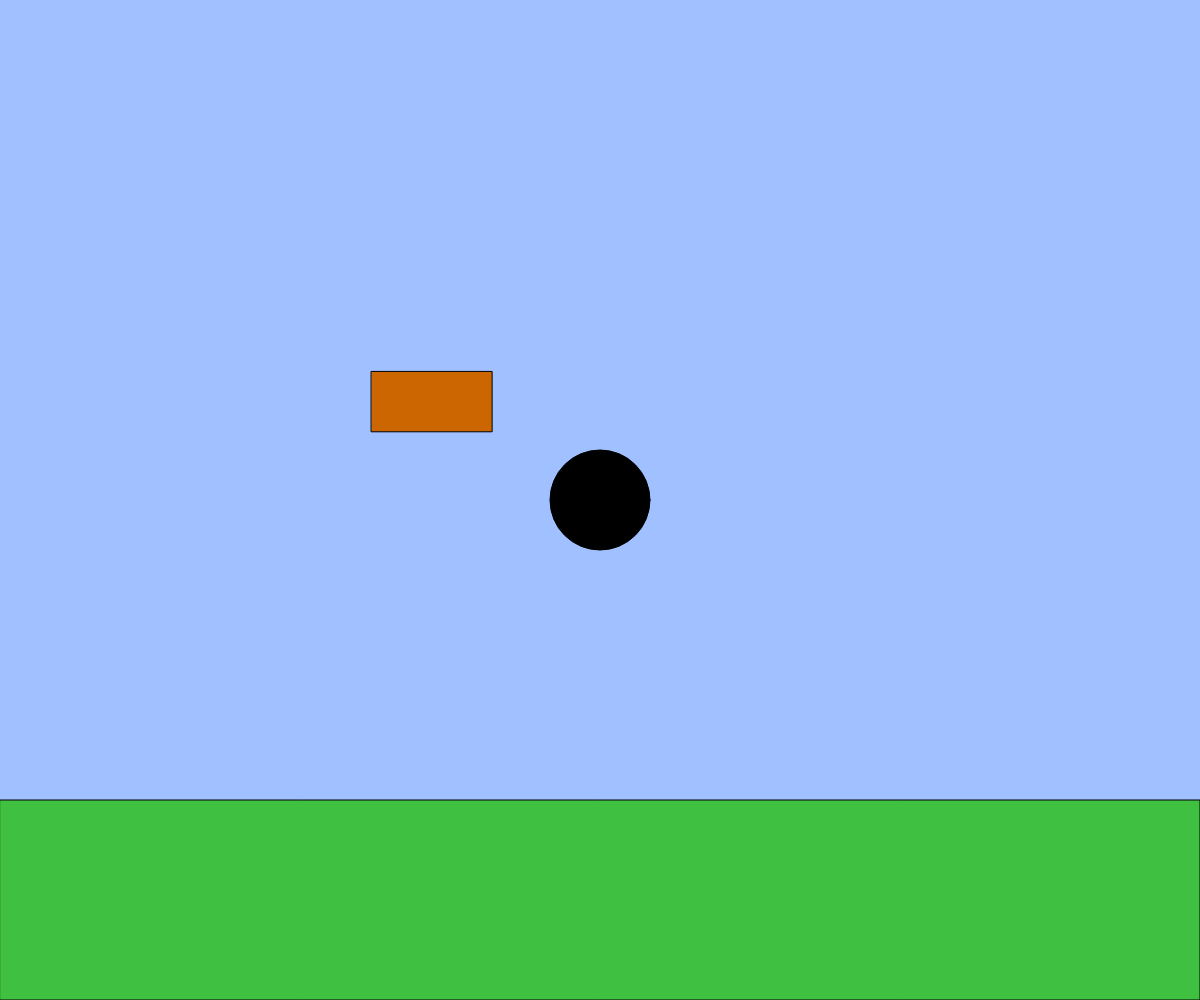
Frame 1 (no input)
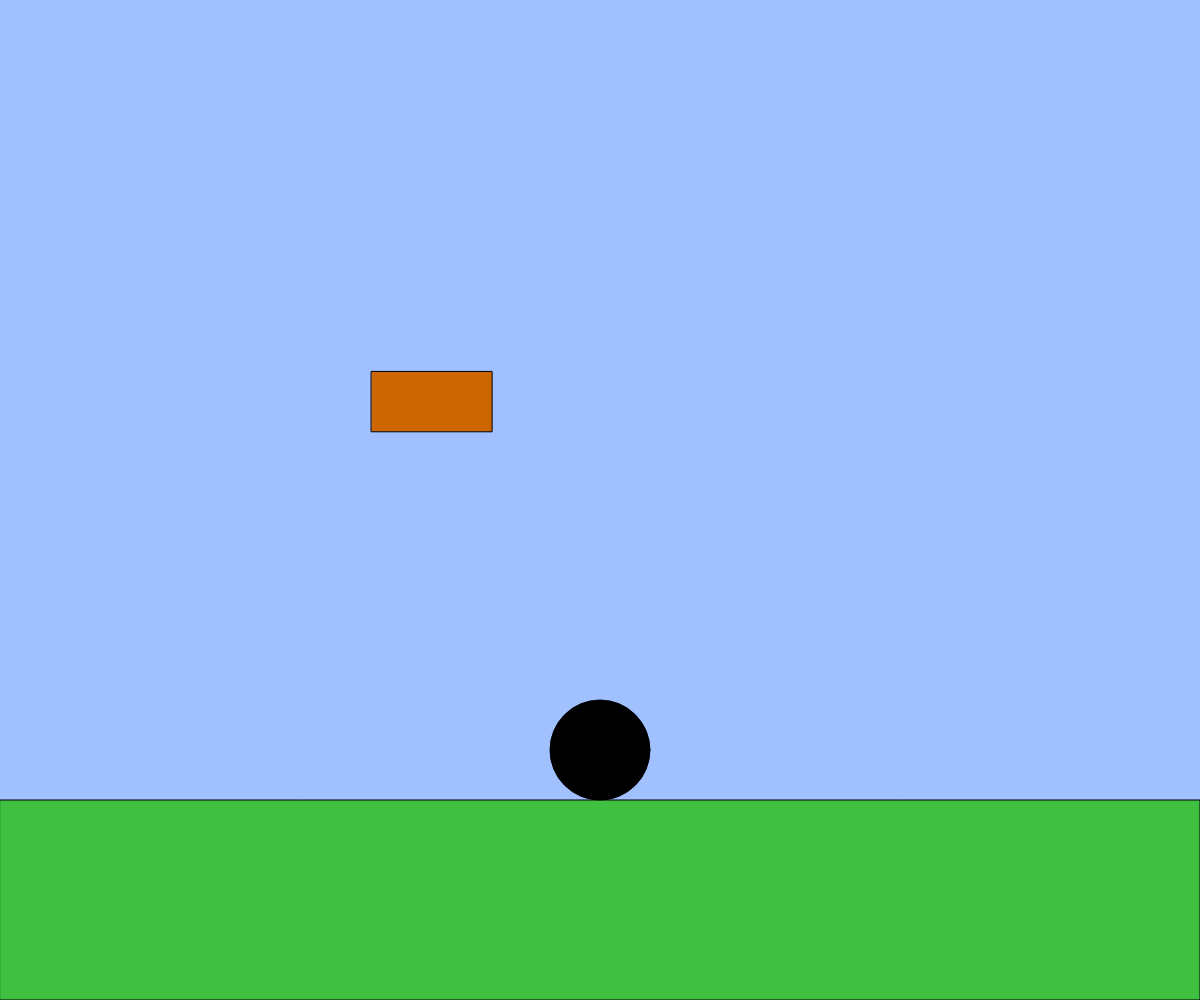
Frame 60 (no input)
Frame 120 (the mouse pressed at the canvas centre since frame 60): identical to frame 60, image omitted

The p5.js sketch that drew these frames (run headless with seeded random() and noise() and a simulated clock; from frame 60 on, the mouse is pressed at the canvas centre):

// p5.js sketch
// ── sketch.js
// 最終課題を制作しよう


let x, y;
let vx, vy;
const g = 1;
const jump = 30;
let s,t;



function setup(){
  createCanvas(windowWidth, windowHeight);
  x = width / 2;
  y = height / 2;
  vx = 0;
  vy = 0;
  s = random(300,400);
  t = random(100,200);
}

function windowResized(){
  resizeCanvas(windowWidth, windowHeight);
}




function draw(){
  background(160, 192, 255);
  const size = height * 0.1;

 
  const groundY = height * 0.8;
  fill(64, 192, 64);
  rect(0, groundY, width, height - groundY);
  
  
  //s = 400
  //t = 160
  step()
  //fill(204,102,0);
  //rect(s,s,t,t/2)
  

  fill(0);
  ellipse(x, y, size, size);

  vx = constrain(vx, -20, 20); 
  vy = constrain(vy, -20, 20);

  x += vx;
  y += vy;

  if(keyIsDown(LEFT_ARROW)){ x -= 5;
    if(keyIsDown("S".charCodeAt(0))){ x -= 10;}
  }
  if(keyIsDown(RIGHT_ARROW)){ x += 5;
    if(keyIsDown("S".charCodeAt(0))){ x += 10;}
  }

  y += vy;
  
  if(y < groundY-(size/2) ){
    vy += g;
  } 
  
  else{
    vy = 0; 
    y = groundY-(size/2);
  }
  
  
  if(y >= (s-(size/2)) && y<= (s+(t/2)) && s<x && x<(s+t) && vy >=0){
    y = (s-(size/2));
    vy=0;
    }
  if(s<x && x<(s+t)&& y<s+(t/2)+(size/2) && y >(s+(t/2))){
     vy= 0;
     y=s+(t/2)+(size/2);
    }
  
  
  
  if(keyIsDown(" ".charCodeAt(0))){ 
    if(y >= groundY-(size/2)){vy = -jump;} 
    if(y >= s-(size/2)&& s<x && x<(s+t)){vy = -jump;}
  }
    
 
}
function step(){
  fill(204,102,0);
  rect(s,s,t,t/2)
  
}
